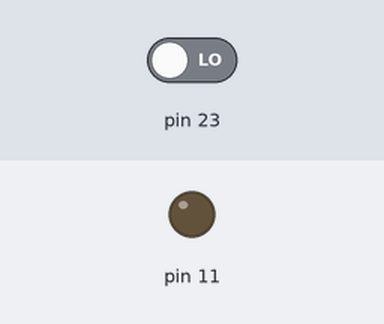
The program below on a simulated Raspberry Pi (header pin numbers). On the bench: output pins drawn as LEDs (lit = HIGH). Inputs (shaded band) come from the test bench; at power-on: pin 23 LOW. What the program prints to the terminal is not drawn.

Above: at 1.2 s.
1.3 s: pin 23 driven HIGH
At 2.3 s:
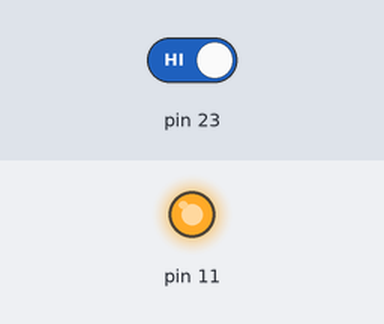
2.8 s: pin 23 driven LOW
At 4.6 s:
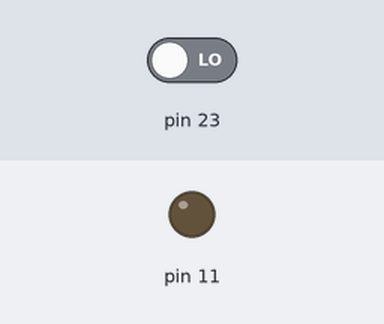
Timing chart, 0 to 6.1 s (numbered marks = the images above; inputs shaded):
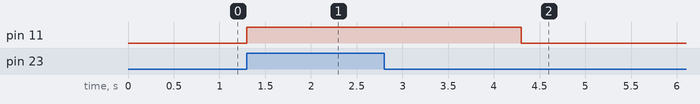

Measured:
- after the input at 1.3 s, pin 11: LOW → HIGH at once
- after the input at 2.8 s, pin 11: HIGH → LOW after 1.5 s

The program:

4-2_Motion_Detector.py
```python
# by eng ali gamal
import time
import RPi.GPIO as GPIO

GPIO.setmode(GPIO.BOARD)
GPIO.setup(23, GPIO.IN)
GPIO.setup(11, GPIO.OUT)

while True:
        if (GPIO.input(23) == True):
                GPIO.output(11,1)
                print " Motion Detected, Now Turning On Led "
                time.sleep(3)

        else:
                GPIO.output(11,0)
                print " There is No motion "

time.sleep(1)
```
